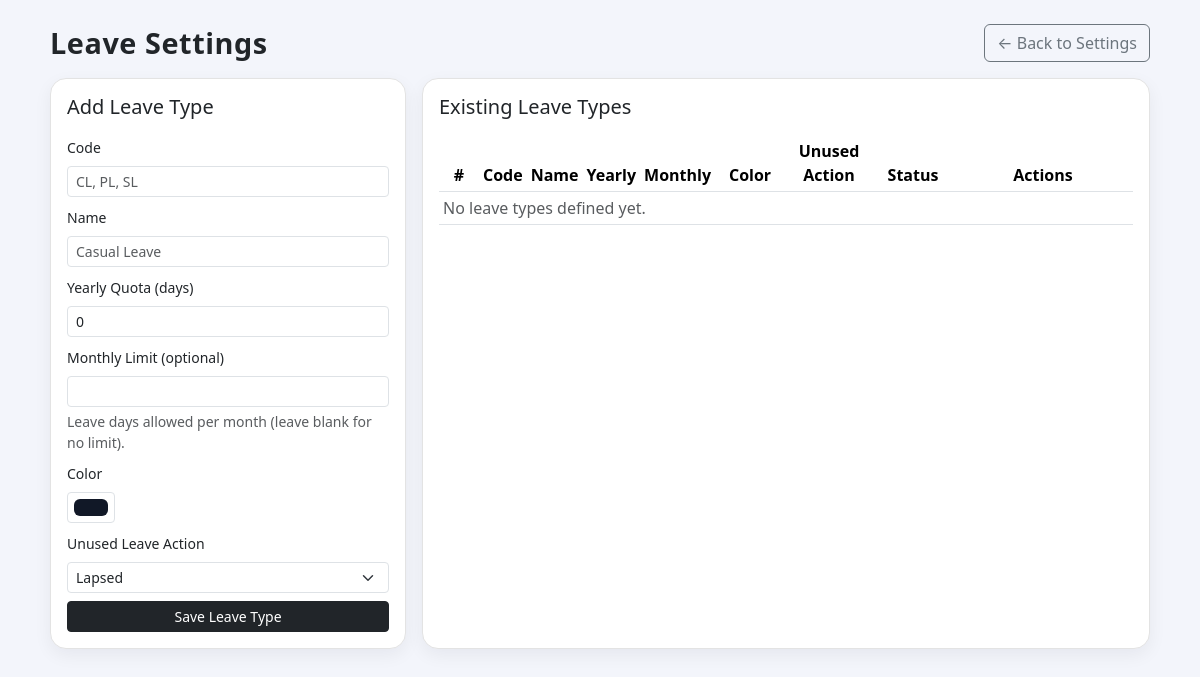
/admin/leave_settings.php, run on an earlier commit of the app's database.
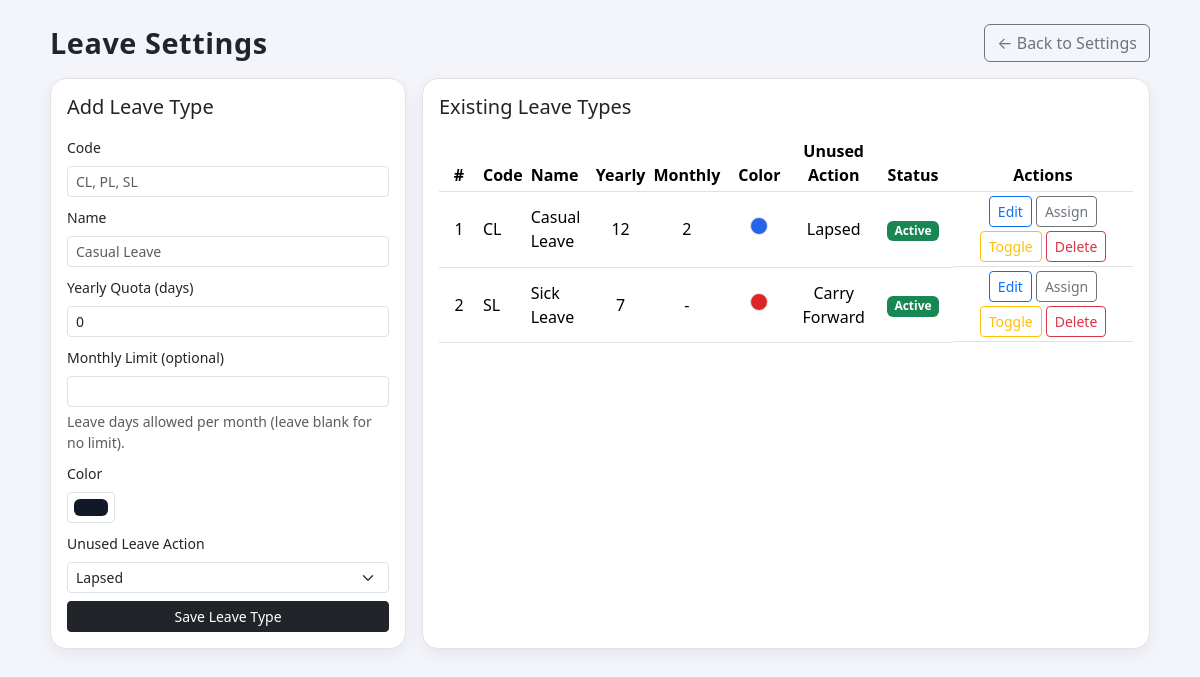
And on a later commit of the database.
### tables this page shows
CREATE TABLE `leave_types` (
  `id` int(11) NOT NULL,
  `code` varchar(50) NOT NULL,
  `name` varchar(100) NOT NULL,
  `yearly_quota` int(11) NOT NULL DEFAULT 0,
  `monthly_limit` int(11) DEFAULT NULL,
  `color_hex` varchar(20) DEFAULT '#111827',
  `unused_action` varchar(20) NOT NULL DEFAULT 'lapse',
  `applicability` varchar(255) DEFAULT NULL,
  `is_active` tinyint(1) NOT NULL DEFAULT 1,
  `created_at` timestamp NOT NULL DEFAULT current_timestamp(),
  `updated_at` timestamp NULL DEFAULT NULL
);

### admin/leave_settings.php (the view, shortened to what the changed rows need)
<?php
include 'db.php';
$list = $con->query("SELECT * FROM leave_types ORDER BY name ASC");
?>
<!DOCTYPE html>
<html lang="en">
<head>
	<link href="https://cdn.jsdelivr.net/npm/bootstrap@5.3.3/dist/css/bootstrap.min.css" rel="stylesheet">
</head>
<body>
<div class="container py-4 d-flex justify-content-center">
	<div class="page-wrapper w-100">
		<div class="d-flex justify-content-between align-items-center mb-3">
			<h1 class="section-title mb-0">Leave Settings</h1>
		</div>
		<div class="row g-3">
			<div class="col-md-8">
				<div class="card settings-card h-100">
					<div class="card-body">
						<div class="table-responsive">
							<table class="table table-sm align-middle mb-0">
								<thead>
									<tr>
											<th class="text-center" style="width:40px;">#</th>
											<th class="text-start">Code</th>
											<th class="text-start">Name</th>
											<th class="text-center">Yearly</th>
											<th class="text-center">Monthly</th>
											<th class="text-center" style="width:70px;">Color</th>
											<th class="text-center">Unused Action</th>
											<th class="text-center" style="width:80px;">Status</th>
											<th class="text-center" style="width:180px;">Actions</th>
									</tr>
								</thead>
								<tbody>
								<?php if ($list && $list->num_rows > 0): ?>
									<?php $i = 1; while ($row = $list->fetch_assoc()): ?>
										<tr>
											<td class="text-center"><?php echo $i++; ?></td>
											<td class="text-start"><?php echo htmlspecialchars($row['code']); ?></td>
											<td class="text-start"><?php echo htmlspecialchars($row['name']); ?></td>
											<td class="text-center"><?php echo (int)$row['yearly_quota']; ?></td>
											<td class="text-center"><?php echo $row['monthly_limit'] !== null ? (int)$row['monthly_limit'] : '-'; ?></td>
											<td class="text-center">
												<span class="color-dot" style="background: <?php echo htmlspecialchars($row['color_hex'] ?: '#111827'); ?>;"></span>
											</td>
											<td class="text-center">
												<?php
													$labelMap = [
														'carry_forward' => 'Carry Forward',
														'encash'        => 'Encash',
														'lapse'         => 'Lapsed',
													];
													echo htmlspecialchars($labelMap[$row['unused_action']] ?? 'Lapsed');
												?>
											</td>
											<td class="text-center">
												<?php if ((int)$row['is_active'] === 1): ?>
													<span class="badge bg-success">Active</span>
												<?php else: ?>
													<span class="badge bg-secondary">Inactive</span>
												<?php endif; ?>
											</td>
											<td class="text-center actions-cell">
												<a href="leave_settings.php?edit=<?php echo (int)$row['id']; ?>" class="btn btn-sm btn-outline-primary">Edit</a>
												<a href="leave_assign.php?leave_id=<?php echo (int)$row['id']; ?>" class="btn btn-sm btn-outline-secondary">Assign</a>
												<a href="leave_settings.php?toggle=<?php echo (int)$row['id']; ?>" class="btn btn-sm btn-outline-warning">Toggle</a>
												<a href="leave_settings.php?delete=<?php echo (int)$row['id']; ?>" class="btn btn-sm btn-outline-danger"
													onclick="return confirm('Delete this leave type?');">Delete</a>
											</td>
										</tr>
									<?php endwhile; ?>
								<?php else: ?>
									<tr>
										<td colspan="10" class="text-muted">No leave types defined yet.</td>
									</tr>
								<?php endif; ?>
								</tbody>
							</table>
						</div>
					</div>
				</div>
			</div>
		</div>
	</div>
</div>
</body>
</html>

What changed in the data, as far as the page shows it:
added leave_types: code "CL", name "Casual Leave", yearly_quota "12", monthly_limit "2", unused_action "Lapsed", is_active "Active"
added leave_types: code "SL", name "Sick Leave", yearly_quota "7", unused_action "Carry Forward", is_active "Active"
Also different on the page:
text no longer shown: "No leave types defined yet."
